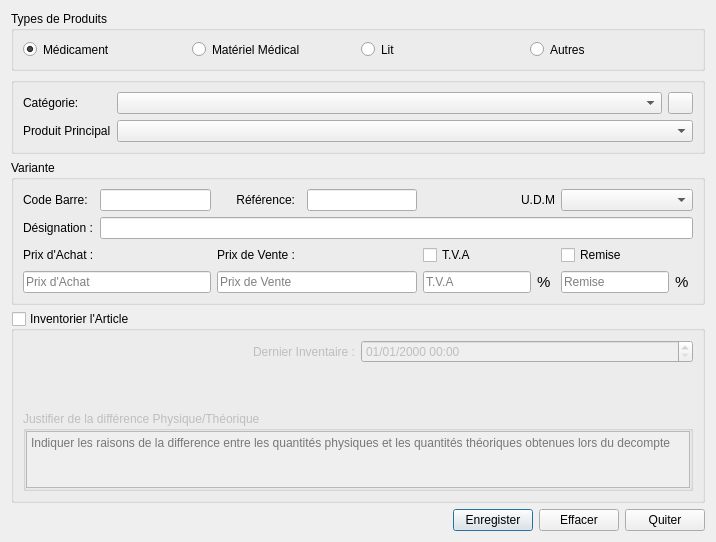
<?xml version="1.0" encoding="UTF-8"?>
<ui version="4.0">
 <class>ProductCreationForm</class>
 <widget class="QWidget" name="ProductCreationForm">
  <property name="geometry">
   <rect>
    <x>0</x>
    <y>0</y>
    <width>716</width>
    <height>542</height>
   </rect>
  </property>
  <property name="sizePolicy">
   <sizepolicy hsizetype="Expanding" vsizetype="Expanding">
    <horstretch>0</horstretch>
    <verstretch>0</verstretch>
   </sizepolicy>
  </property>
  <property name="windowTitle">
   <string>Créer un Nouvel Article</string>
  </property>
  <layout class="QVBoxLayout" name="verticalLayout_3">
   <item>
    <layout class="QVBoxLayout" name="verticalLayout">
     <item>
      <widget class="QGroupBox" name="gbox_prod_type">
       <property name="maximumSize">
        <size>
         <width>16777215</width>
         <height>60</height>
        </size>
       </property>
       <property name="title">
        <string>Types de Produits</string>
       </property>
       <layout class="QHBoxLayout" name="horizontalLayout_2">
        <item>
         <widget class="QRadioButton" name="btn_medicament">
          <property name="text">
           <string>Médicament</string>
          </property>
          <property name="checked">
           <bool>true</bool>
          </property>
         </widget>
        </item>
        <item>
         <widget class="QRadioButton" name="btn_material">
          <property name="text">
           <string>Matériel Médical</string>
          </property>
          <property name="checked">
           <bool>false</bool>
          </property>
         </widget>
        </item>
        <item>
         <widget class="QRadioButton" name="btn_bed">
          <property name="text">
           <string>Lit</string>
          </property>
          <property name="checked">
           <bool>false</bool>
          </property>
         </widget>
        </item>
        <item>
         <widget class="QRadioButton" name="btn_others">
          <property name="text">
           <string>Autres</string>
          </property>
         </widget>
        </item>
       </layout>
      </widget>
     </item>
    </layout>
   </item>
   <item>
    <widget class="QGroupBox" name="gbox_parent">
     <property name="sizePolicy">
      <sizepolicy hsizetype="Preferred" vsizetype="Fixed">
       <horstretch>0</horstretch>
       <verstretch>0</verstretch>
      </sizepolicy>
     </property>
     <property name="title">
      <string/>
     </property>
     <layout class="QGridLayout" name="gridLayout">
      <item row="2" column="2">
       <widget class="QPushButton" name="pbtn_new">
        <property name="maximumSize">
         <size>
          <width>25</width>
          <height>16777215</height>
         </size>
        </property>
        <property name="text">
         <string/>
        </property>
        <property name="icon">
         <iconset>
          <normaloff>:/sales/add.png</normaloff>:/sales/add.png</iconset>
        </property>
        <property name="autoDefault">
         <bool>false</bool>
        </property>
       </widget>
      </item>
      <item row="2" column="0">
       <widget class="QLabel" name="lbl_family">
        <property name="sizePolicy">
         <sizepolicy hsizetype="Fixed" vsizetype="Preferred">
          <horstretch>0</horstretch>
          <verstretch>0</verstretch>
         </sizepolicy>
        </property>
        <property name="text">
         <string>Catégorie:</string>
        </property>
        <property name="buddy">
         <cstring>cbox_family</cstring>
        </property>
       </widget>
      </item>
      <item row="3" column="0">
       <widget class="QLabel" name="lbl_parent_product">
        <property name="sizePolicy">
         <sizepolicy hsizetype="Fixed" vsizetype="Preferred">
          <horstretch>0</horstretch>
          <verstretch>0</verstretch>
         </sizepolicy>
        </property>
        <property name="text">
         <string>Produit Principal</string>
        </property>
       </widget>
      </item>
      <item row="2" column="1">
       <widget class="QComboBox" name="cbox_family"/>
      </item>
      <item row="3" column="1" colspan="2">
       <widget class="QComboBox" name="cbox_article"/>
      </item>
     </layout>
    </widget>
   </item>
   <item>
    <widget class="QGroupBox" name="gbox_article">
     <property name="title">
      <string>Variante</string>
     </property>
     <layout class="QGridLayout" name="gridLayout_2">
      <item row="2" column="6">
       <widget class="QCheckBox" name="ckbox_reduction">
        <property name="text">
         <string>Remise</string>
        </property>
       </widget>
      </item>
      <item row="3" column="6">
       <layout class="QHBoxLayout" name="horizontalLayout_5">
        <item>
         <widget class="QLineEdit" name="reduction">
          <property name="placeholderText">
           <string>Remise</string>
          </property>
         </widget>
        </item>
        <item>
         <widget class="QLabel" name="lbl_reduction_percentage">
          <property name="font">
           <font>
            <pointsize>11</pointsize>
           </font>
          </property>
          <property name="text">
           <string>% </string>
          </property>
         </widget>
        </item>
       </layout>
      </item>
      <item row="0" column="2">
       <widget class="QLabel" name="lbl_reference">
        <property name="text">
         <string>Référence:</string>
        </property>
        <property name="alignment">
         <set>Qt::AlignRight|Qt::AlignTrailing|Qt::AlignVCenter</set>
        </property>
        <property name="buddy">
         <cstring>ledit_reference</cstring>
        </property>
       </widget>
      </item>
      <item row="0" column="4">
       <widget class="QLineEdit" name="ledit_reference"/>
      </item>
      <item row="2" column="5">
       <widget class="QCheckBox" name="ckbox_vta">
        <property name="text">
         <string>T.V.A</string>
        </property>
       </widget>
      </item>
      <item row="1" column="1" colspan="6">
       <widget class="QLineEdit" name="ledit_designation"/>
      </item>
      <item row="3" column="0" colspan="2">
       <widget class="QLineEdit" name="ledit_puchase_price">
        <property name="placeholderText">
         <string>Prix d'Achat</string>
        </property>
       </widget>
      </item>
      <item row="3" column="2" colspan="3">
       <widget class="QLineEdit" name="ledit_sale_price">
        <property name="placeholderText">
         <string>Prix de Vente</string>
        </property>
       </widget>
      </item>
      <item row="3" column="5">
       <layout class="QHBoxLayout" name="horizontalLayout_3">
        <item>
         <widget class="QLineEdit" name="vta">
          <property name="readOnly">
           <bool>true</bool>
          </property>
          <property name="placeholderText">
           <string>T.V.A</string>
          </property>
         </widget>
        </item>
        <item>
         <widget class="QLabel" name="lbl_tva_percentage">
          <property name="sizePolicy">
           <sizepolicy hsizetype="Fixed" vsizetype="Preferred">
            <horstretch>0</horstretch>
            <verstretch>0</verstretch>
           </sizepolicy>
          </property>
          <property name="font">
           <font>
            <pointsize>11</pointsize>
           </font>
          </property>
          <property name="text">
           <string>% </string>
          </property>
         </widget>
        </item>
       </layout>
      </item>
      <item row="0" column="5">
       <widget class="QLabel" name="lbl_colise_mere">
        <property name="toolTip">
         <string>Unité de Mesure(u, kg, l,m) </string>
        </property>
        <property name="text">
         <string>U.D.M</string>
        </property>
        <property name="alignment">
         <set>Qt::AlignRight|Qt::AlignTrailing|Qt::AlignVCenter</set>
        </property>
       </widget>
      </item>
      <item row="2" column="2">
       <widget class="QLabel" name="lbl_sale_price">
        <property name="text">
         <string>Prix de Vente :</string>
        </property>
        <property name="alignment">
         <set>Qt::AlignRight|Qt::AlignTrailing|Qt::AlignVCenter</set>
        </property>
       </widget>
      </item>
      <item row="0" column="6">
       <widget class="QComboBox" name="comboBox"/>
      </item>
      <item row="0" column="1">
       <widget class="QLineEdit" name="ledit_bar_code"/>
      </item>
      <item row="1" column="0">
       <widget class="QLabel" name="lbl_designation">
        <property name="text">
         <string>Désignation :</string>
        </property>
        <property name="buddy">
         <cstring>ledit_designation</cstring>
        </property>
       </widget>
      </item>
      <item row="0" column="0">
       <widget class="QLabel" name="lbl_code_bare">
        <property name="text">
         <string>Code Barre: </string>
        </property>
        <property name="buddy">
         <cstring>ledit_bar_code</cstring>
        </property>
       </widget>
      </item>
      <item row="2" column="0">
       <widget class="QLabel" name="lbl_purchase_price">
        <property name="text">
         <string>Prix d'Achat :</string>
        </property>
        <property name="buddy">
         <cstring>ledit_puchase_price</cstring>
        </property>
       </widget>
      </item>
     </layout>
    </widget>
   </item>
   <item>
    <widget class="QGroupBox" name="gbox_inventory">
     <property name="enabled">
      <bool>true</bool>
     </property>
     <property name="title">
      <string>Inventorier l'Article</string>
     </property>
     <property name="checkable">
      <bool>true</bool>
     </property>
     <property name="checked">
      <bool>false</bool>
     </property>
     <layout class="QVBoxLayout" name="verticalLayout_6">
      <item>
       <layout class="QHBoxLayout" name="horizontalLayout_4">
        <item>
         <widget class="QLabel" name="label_3">
          <property name="text">
           <string>Dernier Inventaire :</string>
          </property>
          <property name="alignment">
           <set>Qt::AlignRight|Qt::AlignTrailing|Qt::AlignVCenter</set>
          </property>
          <property name="buddy">
           <cstring>last_inventory</cstring>
          </property>
         </widget>
        </item>
        <item>
         <widget class="QDateTimeEdit" name="last_inventory">
          <property name="enabled">
           <bool>false</bool>
          </property>
          <property name="displayFormat">
           <string>dd/MM/yyyy HH:mm</string>
          </property>
         </widget>
        </item>
       </layout>
      </item>
      <item>
       <layout class="QVBoxLayout" name="verticalLayout_5">
        <item>
         <widget class="StockItem" name="widget" native="true"/>
        </item>
        <item>
         <widget class="QGroupBox" name="groupBox">
          <property name="maximumSize">
           <size>
            <width>16777215</width>
            <height>80</height>
           </size>
          </property>
          <property name="title">
           <string>Justifier de la différence Physique/Théorique</string>
          </property>
          <layout class="QVBoxLayout" name="verticalLayout_4">
           <property name="spacing">
            <number>0</number>
           </property>
           <property name="leftMargin">
            <number>0</number>
           </property>
           <property name="topMargin">
            <number>0</number>
           </property>
           <property name="rightMargin">
            <number>0</number>
           </property>
           <property name="bottomMargin">
            <number>0</number>
           </property>
           <item>
            <widget class="QPlainTextEdit" name="justification">
             <property name="toolTip">
              <string>Indiquer les raisons de la difference entre les quantités physiques et les quantités théoriques obtenues lors du decompte</string>
             </property>
             <property name="placeholderText">
              <string>Indiquer les raisons de la difference entre les quantités physiques et les quantités théoriques obtenues lors du decompte</string>
             </property>
            </widget>
           </item>
          </layout>
         </widget>
        </item>
       </layout>
      </item>
     </layout>
    </widget>
   </item>
   <item>
    <layout class="QHBoxLayout" name="horizontalLayout">
     <item>
      <spacer name="horizontalSpacer">
       <property name="orientation">
        <enum>Qt::Horizontal</enum>
       </property>
       <property name="sizeHint" stdset="0">
        <size>
         <width>40</width>
         <height>20</height>
        </size>
       </property>
      </spacer>
     </item>
     <item>
      <widget class="QPushButton" name="pbtn_save">
       <property name="toolTip">
        <string>Enrégister l'article et Passer a la création d'un nouvel article</string>
       </property>
       <property name="text">
        <string>Enregister</string>
       </property>
       <property name="icon">
        <iconset>
         <normaloff>:/product/validate.png</normaloff>:/product/validate.png</iconset>
       </property>
       <property name="autoDefault">
        <bool>false</bool>
       </property>
       <property name="default">
        <bool>true</bool>
       </property>
      </widget>
     </item>
     <item>
      <widget class="QPushButton" name="pbtn_clear">
       <property name="toolTip">
        <string>Effacer le contenu du formulaire et recommencer pour un nouvel article</string>
       </property>
       <property name="text">
        <string>Effacer</string>
       </property>
       <property name="icon">
        <iconset>
         <normaloff>:/product/clear.png</normaloff>:/product/clear.png</iconset>
       </property>
       <property name="autoDefault">
        <bool>false</bool>
       </property>
      </widget>
     </item>
     <item>
      <widget class="QPushButton" name="pbtn_quit">
       <property name="toolTip">
        <string>Quiter la fenettre sans rien enrégister</string>
       </property>
       <property name="text">
        <string>Quiter</string>
       </property>
       <property name="icon">
        <iconset>
         <normaloff>:/sales/cancel.png</normaloff>:/sales/cancel.png</iconset>
       </property>
       <property name="autoDefault">
        <bool>false</bool>
       </property>
      </widget>
     </item>
    </layout>
   </item>
  </layout>
 </widget>
 <customwidgets>
  <customwidget>
   <class>StockItem</class>
   <extends>QWidget</extends>
   <header>views/stock_item.h</header>
   <container>1</container>
  </customwidget>
 </customwidgets>
 <resources/>
 <connections/>
</ui>
